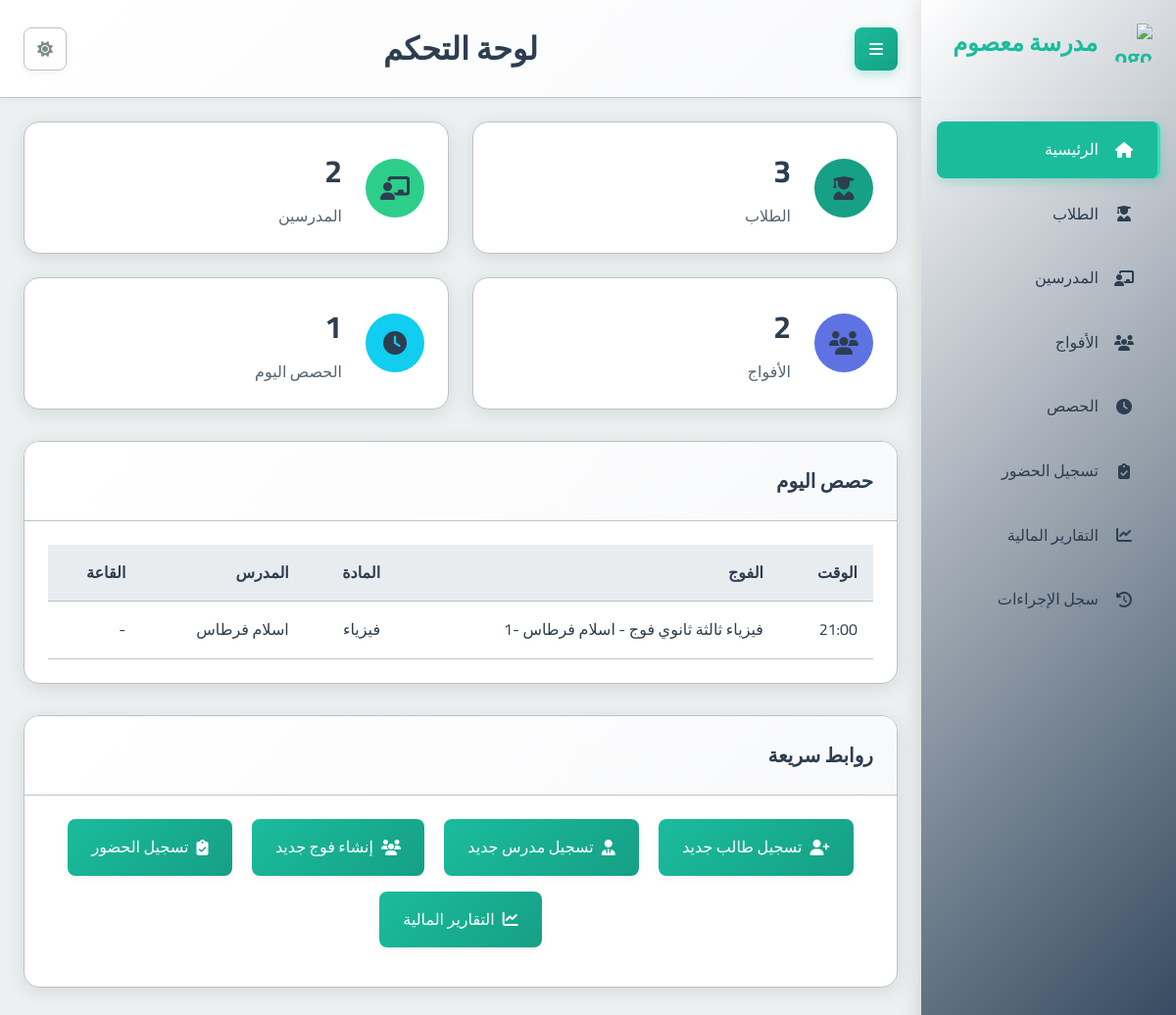
The page / on the database its author committed.
### school_app/models.py (models this page shows, shortened)
class Session(models.Model):
    group = models.ForeignKey(Group, on_delete=models.CASCADE, related_name='sessions', verbose_name="الفوج")
    date = models.DateField(verbose_name="التاريخ")
    start_time = models.TimeField(verbose_name="وقت البدء")
    duration = models.DecimalField(max_digits=4, decimal_places=2, verbose_name="المدة (ساعات)")
    teacher_attended = models.BooleanField(null=True, blank=True, verbose_name="حضور المدرس")
    teacher_compensated = models.BooleanField(default=False, verbose_name="تم تعويض المدرس") # New field
    created_at = models.DateTimeField(auto_now_add=True, verbose_name="تاريخ الإنشاء")
    class Meta:
        verbose_name = "حصة"
        verbose_name_plural = "الحصص"

class Group(models.Model):
    name = models.CharField(max_length=100, verbose_name="اسم الفوج")
    subject = models.ForeignKey(Subject, on_delete=models.PROTECT, verbose_name="المادة")
    teacher = models.ForeignKey(Teacher, on_delete=models.CASCADE, verbose_name="المدرس")
    academic_levels = models.ManyToManyField(AcademicLevel, verbose_name="المستويات الدراسية المتوافقة")
    price_per_4_sessions = models.DecimalField(max_digits=10, decimal_places=2, verbose_name="السعر لكل 4 حصص")
    session_day = models.IntegerField(choices=[
        (0, 'الاثنين'),
        (1, 'الثلاثاء'),
        (2, 'الأربعاء'),
        (3, 'الخميس'),
        (4, 'الجمعة'),
        (5, 'السبت'),
        (6, 'الأحد')
    ], verbose_name="يوم الحصة")
    session_start_time = models.TimeField(verbose_name="وقت بداية الحصة")
    session_duration = models.DecimalField(max_digits=4, decimal_places=2, default=1.5, verbose_name="مدة الحصة (ساعات)")
    students = models.ManyToManyField(Student, blank=True, verbose_name="الطلاب المسجلون")
    created_at = models.DateTimeField(auto_now_add=True, verbose_name="تاريخ الإنشاء")
    is_continuous = models.BooleanField(default=False, verbose_name="فوج مستمر (تُنشأ الحصص أسبوعياً تلقائياً)")
    created_sessions_until = models.DateField(null=True, blank=True, verbose_name="تم إنشاء الحصص حتى تاريخ")
    class Meta:
        verbose_name = "فوج"
        verbose_name_plural = "الأفواج"

class Subject(models.Model):
    name = models.CharField(max_length=100, verbose_name="اسم المادة")
    class Meta:
        verbose_name = "مادة دراسية"
        verbose_name_plural = "المواد الدراسية"

class Teacher(models.Model):
    first_name = models.CharField(max_length=100, verbose_name="الاسم الأول")
    last_name = models.CharField(max_length=100, verbose_name="اللقب")
    phone_number = models.CharField(max_length=20, unique=True, verbose_name="رقم الهاتف")
    subject = models.ForeignKey(Subject, on_delete=models.PROTECT, verbose_name="المادة الأساسية")
    created_at = models.DateTimeField(auto_now_add=True, verbose_name="تاريخ الإنشاء")
    class Meta:
        verbose_name = "مدرس"
        verbose_name_plural = "المدرسون"

### school_app/views.py (the view)
# urls.py: path('', views.home, name='home'),
def home(request):
    students_count = Student.objects.count()
    teachers_count = Teacher.objects.count()
    groups_count = Group.objects.count()
    today = timezone.now().date()
    now_time = timezone.now().time()
    sessions_today_qs = Session.objects.filter(date=today).select_related('group', 'group__subject', 'group__teacher').order_by('start_time')
    upcoming_or_ongoing_sessions_today = []
    for session in sessions_today_qs:
        start_datetime_naive = datetime.datetime.combine(today, session.start_time)
        start_datetime_aware = timezone.make_aware(start_datetime_naive) # Make it timezone-aware
        end_datetime_aware = start_datetime_aware + datetime.timedelta(hours=float(session.duration))
        session_end_time_aware = end_datetime_aware.time()
        if session_end_time_aware > now_time:
            upcoming_or_ongoing_sessions_today.append(session)
    sessions_today_count = len(upcoming_or_ongoing_sessions_today)
    context = {
        'students_count': students_count,
        'teachers_count': teachers_count,
        'groups_count': groups_count,
        'sessions_today_count': sessions_today_count,
        'upcoming_or_ongoing_sessions_today': upcoming_or_ongoing_sessions_today
    }
    return render(request, 'school_app/home.html', context)

### templates/school_app/home.html (shortened to what this page needs)
{% extends 'base.html' %}
{% block page_title %}لوحة التحكم{% endblock %}
{% block content %}
<div class="dashboard-cards slide-in">
  <div class="stat-card">
    <div class="stat-icon">
      <i class="fas fa-user-graduate"></i>
    </div>
    <div class="stat-content">
      <div class="stat-value">{{ students_count }}</div>
      <div class="stat-label">الطلاب</div>
    </div>
  </div>
  <div class="stat-card">
    <div class="stat-icon" style="background-color: #2cce89;">
      <i class="fas fa-chalkboard-teacher"></i>
    </div>
    <div class="stat-content">
      <div class="stat-value">{{ teachers_count }}</div>
      <div class="stat-label">المدرسين</div>
    </div>
  </div>
  <div class="stat-card">
    <div class="stat-icon" style="background-color: #5e72e4;">
      <i class="fas fa-users"></i>
    </div>
    <div class="stat-content">
      <div class="stat-value">{{ groups_count }}</div>
      <div class="stat-label">الأفواج</div>
    </div>
  </div>
  <div class="stat-card">
    <div class="stat-icon" style="background-color: #11cdef;">
      <i class="fas fa-clock"></i>
    </div>
    <div class="stat-content">
      <div class="stat-value">{{ sessions_today_count }}</div>
      <div class="stat-label">الحصص اليوم</div>
    </div>
  </div>
</div>
<div class="row">
  <div class="card mb-4">
    <div class="card-header">
      <h2 class="card-title">حصص اليوم</h2>
    </div>
    <div class="card-body">
      <div class="table-container">
        <table>
          <thead>
            <tr>
              <th>الوقت</th>
              <th>الفوج</th>
              <th>المادة</th>
              <th>المدرس</th>
              <th>القاعة</th>
            </tr>
          </thead>
          <tbody>
            {% if upcoming_or_ongoing_sessions_today %}
              {% for session in upcoming_or_ongoing_sessions_today %}
                <tr>
                  <td>{{ session.start_time|time:"H:i" }}</td>
                  <td>{{ session.group.name }}</td>
                  <td>{{ session.group.subject.name }}</td>
                  <td>{{ session.group.teacher.first_name }} {{ session.group.teacher.last_name }}</td>
                  <td>-</td>
                </tr>
              {% endfor %}
            {% else %}
              <tr>
                <td colspan="5" class="text-center">لا توجد حصص قادمة أو جارية لليوم.</td>
              </tr>
            {% endif %}
          </tbody>
        </table>
      </div>
    </div>
  </div>
</div>
<div class="row">
  <div class="card">
    <div class="card-header">
      <h2 class="card-title">روابط سريعة</h2>
    </div>
    <div class="card-body">
      <div class="quick-actions" style="display: flex;flex-wrap: wrap;justify-content: space-evenly;">
        <a href="/students/add/" class="btn btn-primary mb-2">
          <i class="fas fa-user-plus"></i>
          تسجيل طالب جديد
        </a>
        <a href="/teachers/add/" class="btn btn-primary mb-2">
          <i class="fas fa-user-tie"></i>
          تسجيل مدرس جديد
        </a>
        <a href="/groups/add/" class="btn btn-primary mb-2">
          <i class="fas fa-users"></i>
          إنشاء فوج جديد
        </a>
        <a href="/attendance/" class="btn btn-primary mb-2">
          <i class="fas fa-clipboard-check"></i>
          تسجيل الحضور
        </a>
        <a href="/payments/report/" class="btn btn-primary mb-2">
          <i class="fas fa-chart-line"></i>
          التقارير المالية
        </a>
      </div>
    </div>
  </div>
</div>
{% endblock %}

### static/css/main.css (style rules this page uses)
:root { --primary-color: #2c3e50; --primary-light: #34495e; --primary-darker: #1a252f; --accent-color: #1abc9c; --accent-light: #2fe2b3; --accent-dark: #16a085; --text-color: #2c3e50; --text-secondary: #7f8c8d; --text-on-primary: #ffffff; --text-on-accent: #ffffff; --text-nav: #2c3e50; --background-color: #ecf0f1; --card-background: #ffffff; --input-background: #ffffff; --border-color: #bdc3c7; --input-border-color: #bdc3c7; --success-color: #2ecc71; --warning-color: #f39c12; --error-color: #e74c3c; --info-color: #1E90FF; --table-header-background: #e9ecef; --table-row-hover-background: #f8f9fa; --box-shadow-color: rgba(0, 0, 0, 0.1); --box-shadow-color-hover: rgba(0, 0, 0, 0.15); --box-shadow-soft-color: rgba(0, 0, 0, 0.05); --subtle-background: #f8f9fa; --spacing-xs: 8px; --spacing-sm: 16px; --spacing-md: 24px; --spacing-lg: 32px; --spacing-xl: 48px; --font-family: 'Cairo', sans-serif; --font-size-xs: 12px; --font-size-sm: 14px; --font-size-md: 16px; --font-size-lg: 20px; --font-size-xl: 24px; --font-size-xxl: 32px; --border-radius-sm: 4px; --border-radius-md: 8px; --border-radius-lg: 16px; --transition-fast: 0.2s ease; --transition-normal: 0.3s ease; --transition-slow: 0.5s ease; --sidebar-width: 260px; }
* { margin: 0; padding: 0; box-sizing: border-box; direction: rtl; }
html { direction: rtl; font-size: 16px; }
body { font-family: var(--font-family); background-color: var(--background-color); color: var(--text-color); line-height: 1.6; transition: background-color var(--transition-normal), color var(--transition-normal); overflow-x: hidden; }
.card { background-color: var(--card-background); border-radius: var(--border-radius-lg); box-shadow: 0 4px 20px var(--box-shadow-color); margin-bottom: var(--spacing-md); overflow: hidden; transition: all var(--transition-normal); border: 1px solid var(--border-color); }
.card-header { padding: var(--spacing-md); border-bottom: 1px solid var(--border-color); background: linear-gradient(135deg, var(--card-background) 0%, var(--subtle-background) 100%); }
.card-title { font-size: var(--font-size-lg); font-weight: 600; margin: 0; color: var(--text-color); }
.card-body { padding: var(--spacing-md); color: var(--text-color); }
.btn { font-family: var(--font-family); padding: var(--spacing-sm) var(--spacing-md); border: none; border-radius: var(--border-radius-md); cursor: pointer; font-size: var(--font-size-md); font-weight: 500; text-decoration: none; display: inline-flex; align-items: center; gap: var(--spacing-xs); transition: all var(--transition-fast); box-shadow: 0 2px 8px var(--box-shadow-soft-color); }
.btn-primary { background: linear-gradient(135deg, var(--accent-color) 0%, var(--accent-dark) 100%); color: var(--text-on-accent); }
.mb-2 { margin-bottom: var(--spacing-sm); }
.mb-4 { margin-bottom: var(--spacing-lg); }
.table-container { overflow-x: auto; }
table { width: 100%; border-collapse: collapse; }
th, td { padding: var(--spacing-sm); text-align: right; border-bottom: 1px solid var(--border-color); }
th { background-color: var(--table-header-background); font-weight: 600; color: var(--text-color); }
.dashboard-cards { display: grid; grid-template-columns: repeat(auto-fit, minmax(300px, 1fr)); gap: var(--spacing-md); margin-bottom: var(--spacing-lg); }
.stat-card { background-color: var(--card-background); border-radius: var(--border-radius-lg); padding: var(--spacing-md); box-shadow: 0 4px 20px var(--box-shadow-color); display: flex; align-items: center; transition: transform var(--transition-fast); border: 1px solid var(--border-color); color: var(--text-color); }
.stat-icon { width: 60px; height: 60px; background-color: var(--accent-dark); border-radius: 50%; display: flex; align-items: center; justify-content: center; margin-left: var(--spacing-md); color: var(--text-color); }
.stat-icon i { font-size: 24px; }
.stat-content { flex: 1; }
.stat-value { font-size: var(--font-size-xxl); font-weight: 700; margin-bottom: var(--spacing-xs); }
.stat-label { font-size: var(--font-size-md); }
.stat-value { font-size: var(--font-size-xxl); font-weight: 700; margin-bottom: var(--spacing-xs); color: var(--text-color); }
.stat-label { color: var(--text-color); opacity: 0.8; font-size: var(--font-size-md); }

### rows shown on the page
Session: start_time "21:00", group.name "فيزياء ثالثة ثانوي فوج - اسلام فرطاس -1", group.subject.name "فيزياء", group.teacher.first_name "اسلام", group.teacher.last_name "فرطاس"

### other values the page prints
{{ students_count }} "3"
{{ teachers_count }} "2"
{{ groups_count }} "2"
{{ sessions_today_count }} "1"
